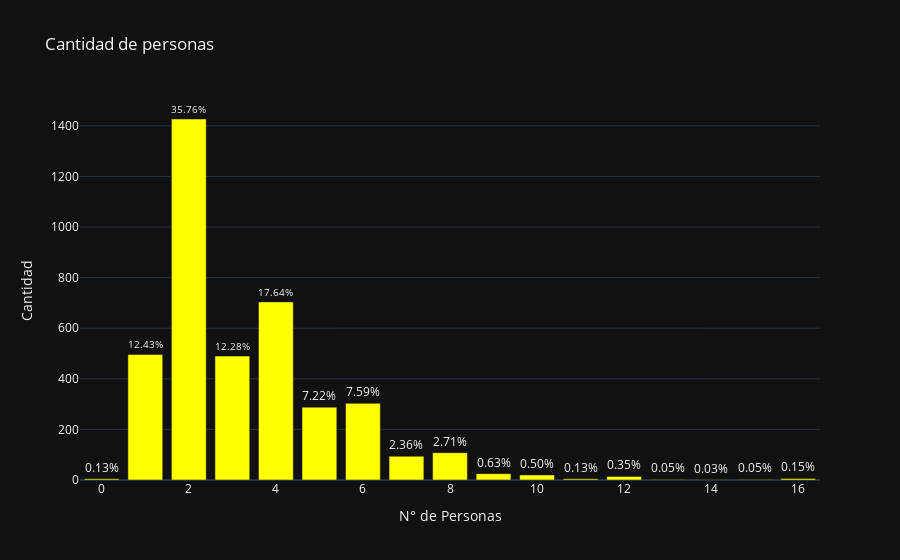

The notebook cell this image was saved under:
### Code cell
fig2 = px.bar(feq2, title="Cantidad de personas", template = 'plotly_dark',
                color_discrete_sequence=["yellow"],
                labels={'index':'N° de Personas', 'value':'Cantidad'})
fig2.update_traces(text=((feq2/listings['accommodates'].value_counts().sum()))
                    ,texttemplate='%{text:.2%}', textposition='outside',cliponaxis=False)
fig2.update_layout(showlegend=False)
fig2.show()

### Figure 1 — Plotly figure (JSON) as saved in the notebook; plotly's stock layout.template omitted (floating-point values rounded to 4 significant figures)
{"data": [{"alignmentgroup": "True", "cliponaxis": false, "hovertemplate": "variable=accommodates<br>N° de Personas=%{x}<br>Cantidad=%{y}<extra></extra>", "legendgroup": "accommodates", "marker": {"color": "yellow", "pattern": {"shape": ""}}, "name": "accommodates", "offsetgroup": "accommodates", "orientation": "v", "showlegend": true, "text": [0.001253, 0.1243, 0.3576, 0.1228, 0.1764, 0.07218, 0.07594, 0.02356, 0.02707, 0.006266, 0.005013, 0.001253, 0.003509, 0.0005013, 0.0002506, 0.0005013, 0.001504], "textposition": "outside", "texttemplate": "%{text:.2%}", "type": "bar", "x": [0, 1, 2, 3, 4, 5, 6, 7, 8, 9, 10, 11, 12, 13, 14, 15, 16], "xaxis": "x", "y": [5, 496, 1427, 490, 704, 288, 303, 94, 108, 25, 20, 5, 14, 2, 1, 2, 6], "yaxis": "y"}], "layout": {"barmode": "relative", "legend": {"title": {"text": "variable"}, "tracegroupgap": 0}, "showlegend": false, "title": {"text": "Cantidad de personas"}, "xaxis": {"anchor": "y", "domain": [0, 1], "title": {"text": "N° de Personas"}}, "yaxis": {"anchor": "x", "domain": [0, 1], "title": {"text": "Cantidad"}}}}
